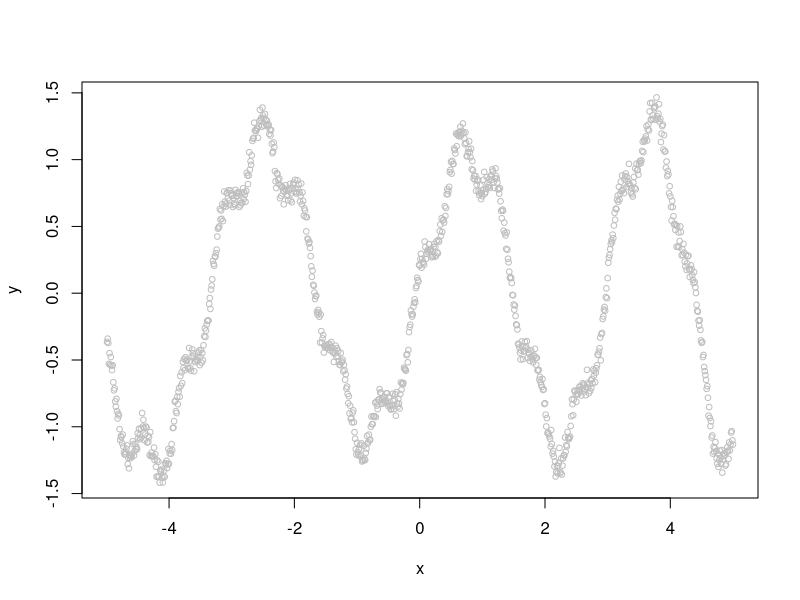

Write R code to recreate this figure. (Note: this script raises an error after producing the figure.)
## ---- chunk 1
knitr::opts_chunk$set(echo = FALSE)
## ---- chunk 2
# Simulate noisy data
x <- 1:1000 / 100 - 5
y <- exp(abs(x) / 20) * sin(2 * x + (x / 5) ^ 2) + cos(10 * x) / 5 + 
        rnorm(length(x), sd = 0.05)
# Plot the data                                                                          
plot(x, y, cex = 0.75, col = "Gray")
## ---- chunk 3
knitr::include_graphics("demo.png")
